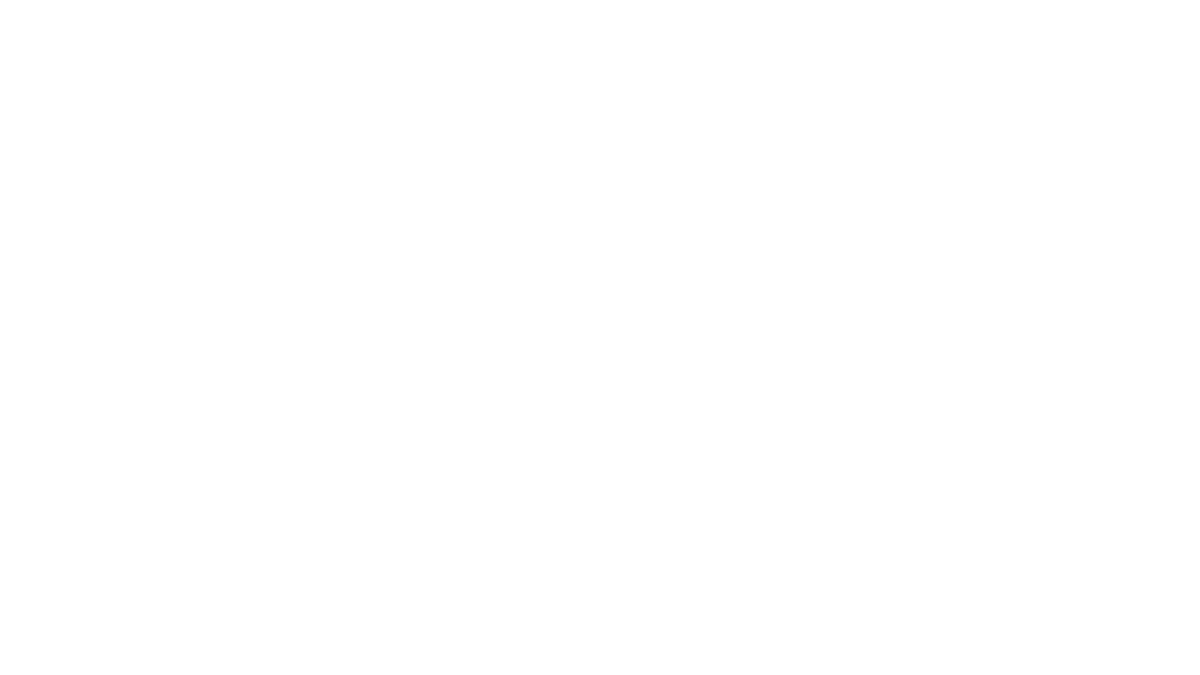
Frame 1 (no input)
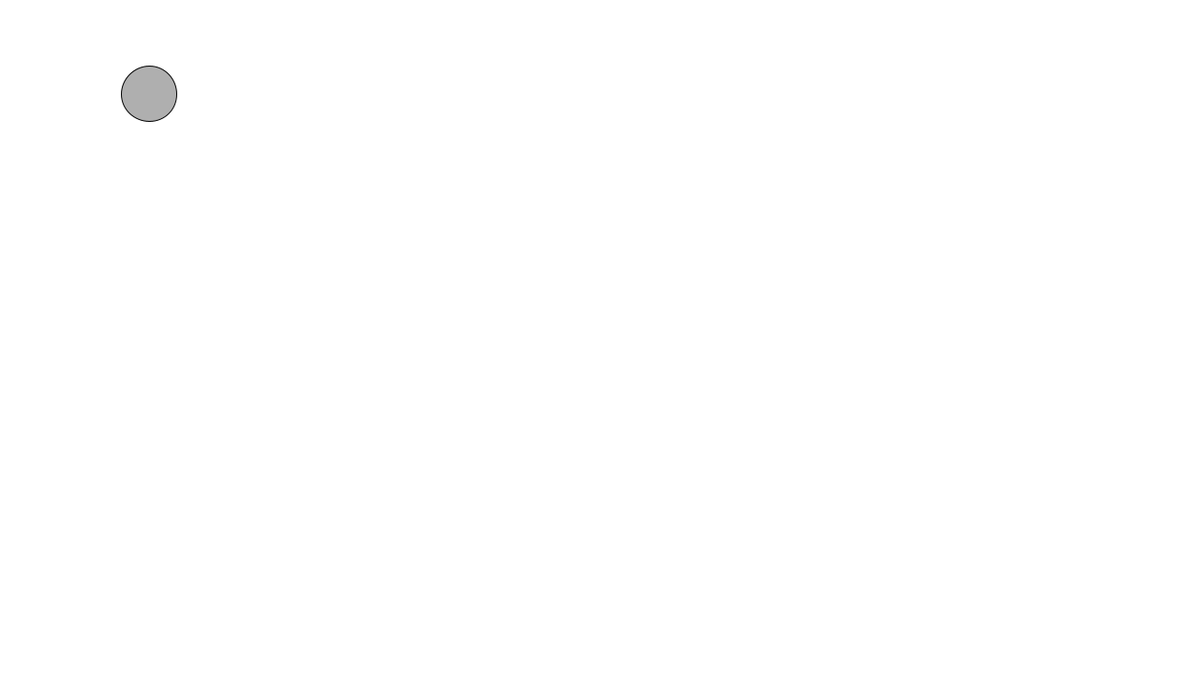
Frame 60 (the mouse pressed at the canvas centre just before this capture)
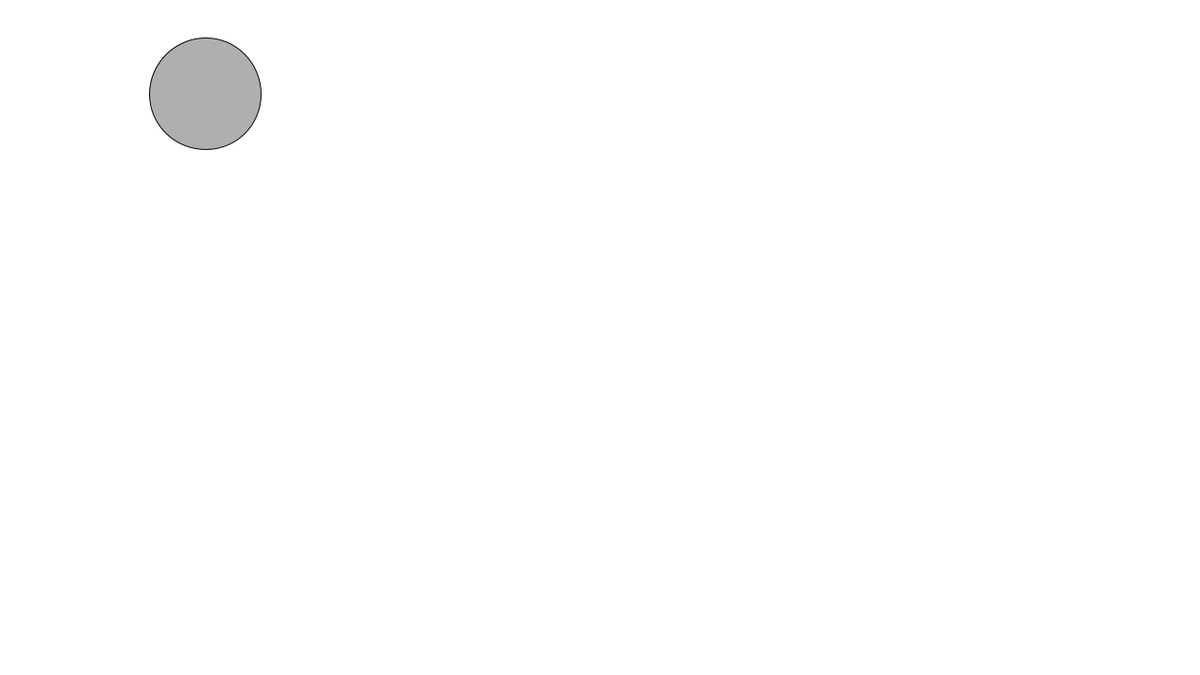
Frame 120 (the mouse held since frame 60 and released just before this capture)

The Processing sketch that drew these frames (run headless with seeded random() and noise(); from frame 60 on, the mouse is pressed at the canvas centre):

// Processing sketch: sketch_week03_04_91317
// ── sketch_week03_04_91317.pde
//VARIABLES INTEGERS TYPES

int circleSize = 0;
int circleX = 100;
int circleY = 100;


void setup() {
  size(1280,720);
}

void draw() {
  background(255);
  stroke(0);
  fill(175);
  ellipse(circleX,circleY,circleSize,circleSize);
  circleSize = circleSize + 1;
  circleX = circleX + 1;
}
